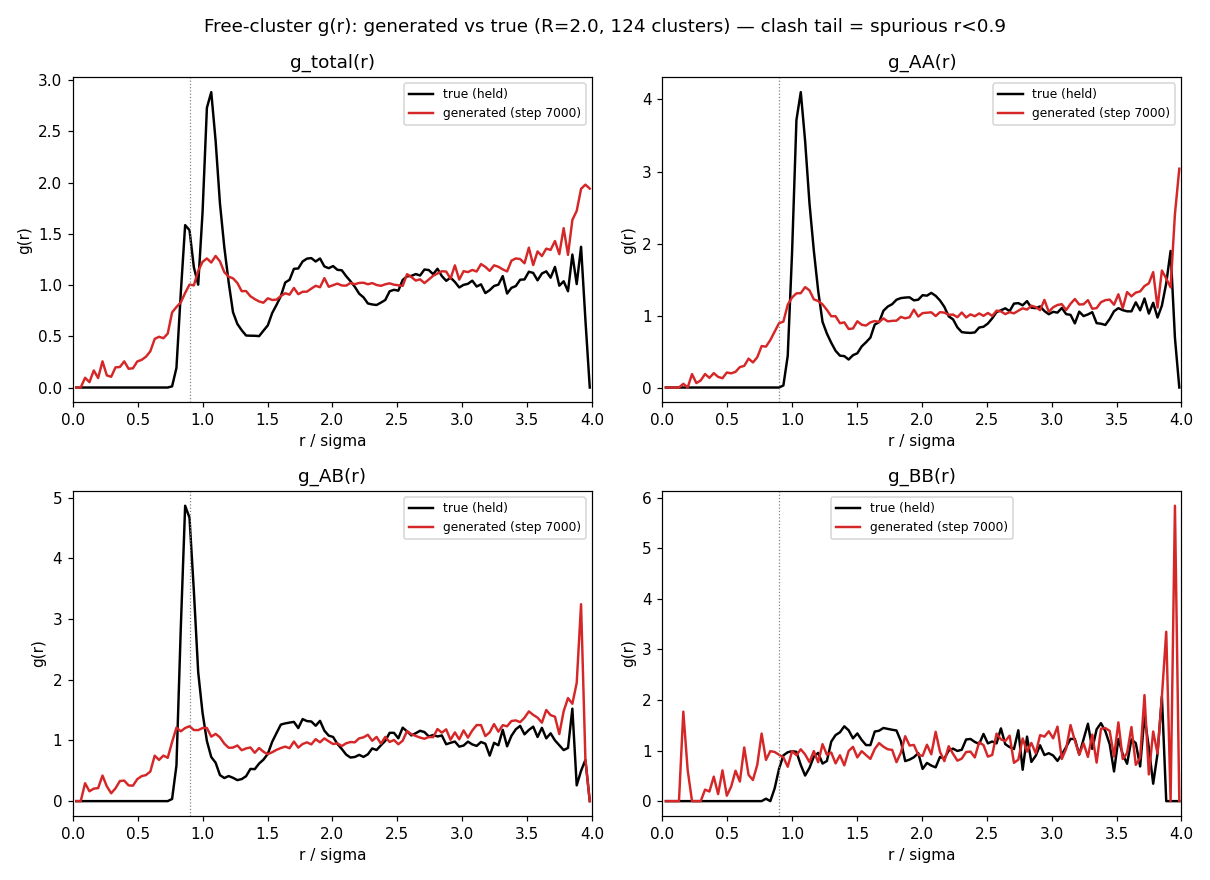

Here is the Python script that generated this plot:
"""g(r) structural comparison: free-cluster generator (FR samples) vs true held clusters.

For each held cluster (radius R), generate one matched cluster (same n_A/n_B) and pool pairwise
distances. Normalize by the exact ball-line-picking reference (distance pdf of two uniform points
in a ball of radius R) so g->1 for a structureless ball. Species-resolved (total, AA, AB, BB).
A clash tail shows as spurious density at r<0.9; real structure = first/second shells.
"""
import shutil, statistics as st
from pathlib import Path
import numpy as np
import torch
import matplotlib
matplotlib.use("Agg")
import matplotlib.pyplot as plt
from liquid_coupling_flow.ka3d_cavity_ar import _mic
from liquid_coupling_flow.ka3d_cavity_carve import carve
from liquid_coupling_flow.ka3d_scaffold_ar import KA3DScaffoldAR

dev = "cuda" if torch.cuda.is_available() else "cpu"
SCR = Path("/tmp/claude-1002/-mnt-ssd-GridTransformer/271167b9-117a-400e-b11f-c2c1bfa0b6df/scratchpad")
SCR.mkdir(parents=True, exist_ok=True)
src = Path("liquid_coupling_flow/artifacts/ka3d_free_scaffold_ar_best.pt")
ckp = SCR / "gr_ckpt.pt"; shutil.copy(src, ckp)          # copy so we don't read a checkpoint mid-save
ck = torch.load(ckp, map_location=dev, weights_only=False)
m = KA3DScaffoldAR().to(dev); m.load_state_dict(ck["state_dict"]); m.eval()
step = ck["step"]; print(f"loaded scaffold ckpt step={step} held_nll(best)={ck.get('best_held_nll'):+.3f}", flush=True)

d = torch.load("liquid_coupling_flow/artifacts/ka3d_dataset_N512_T0.5.pt", map_location=dev, weights_only=False)
X, S, L = d["x"].to(dev).float(), d["s"].to(dev).long(), float(d["L"])
R = 2.0; r_ctx = 2.5; g = torch.Generator(device=dev).manual_seed(11)
empty_x, empty_s = torch.zeros(0, 3, device=dev), torch.zeros(0, dtype=torch.long, device=dev)

true_c, gen_c = [], []
with torch.no_grad():
    for frame in range(900, 1024):
        center = torch.rand(3, generator=g, device=dev) * L
        p = carve(X[frame], S[frame], center, R, L)
        if p["n_in"] < 8:
            continue
        xr = _mic(p["x_in"], center, L); s = p["s_in"]
        nB = int((s == 1).sum()); nA = p["n_in"] - nB
        true_c.append((xr, s))
        gx, gs = m.sample_pair(empty_x, empty_s, nA, nB, R)
        gen_c.append((gx, gs))

n_true_particles = sum(x.shape[0] for x, _ in true_c)
print(f"clusters={len(true_c)} at R={R}; particles/cluster median={st.median([x.shape[0] for x,_ in true_c])}; "
      f"total generated particles={sum(x.shape[0] for x,_ in gen_c)}", flush=True)


def pair_hist(clusters, edges, sa=None, sb=None):
    counts = np.zeros(len(edges) - 1); npair = 0
    for x, s in clusters:
        n = x.shape[0]
        iu = torch.triu_indices(n, n, 1, device=x.device)
        dij = (x[iu[0]] - x[iu[1]]).norm(dim=-1)
        if sa is not None:
            si, sj = s[iu[0]], s[iu[1]]
            mask = ((si == sa) & (sj == sb)) | ((si == sb) & (sj == sa))
            dij = dij[mask]; npair += int(mask.sum())
        else:
            npair += iu.shape[1]
        counts += np.histogram(dij.cpu().numpy(), bins=edges)[0]
    return counts, npair


def ball_pdf(r, R):                                       # distance pdf of two uniform pts in a 3-ball
    s = r / R
    return (3 * s ** 2 / R) * (1.0 - 0.75 * s + s ** 3 / 16.0) * (s <= 2.0)


edges = np.linspace(0.01, 4.0, 120); ctr = 0.5 * (edges[:-1] + edges[1:]); dr = edges[1] - edges[0]
ideal = ball_pdf(ctr, R) * dr                             # per-pair prob mass in each bin

fig, axes = plt.subplots(2, 2, figsize=(11, 8))
for ax, (sa, sb, name) in zip(axes.flat, [(None, None, "total"), (0, 0, "AA"), (0, 1, "AB"), (1, 1, "BB")]):
    for clusters, lab, col in [(true_c, "true (held)", "k"), (gen_c, f"generated (step {step})", "tab:red")]:
        cnt, npair = pair_hist(clusters, edges, sa, sb)
        gr = cnt / np.maximum(npair * ideal, 1e-9)
        ax.plot(ctr, gr, color=col, lw=1.6, label=lab)
    ax.axvline(0.9, color="gray", ls=":", lw=0.8)
    ax.set_title(f"g_{name}(r)"); ax.set_xlabel("r / sigma"); ax.set_ylabel("g(r)")
    ax.set_xlim(0, 4); ax.legend(fontsize=8)
fig.suptitle(f"Free-cluster g(r): generated vs true (R={R}, {len(true_c)} clusters) — clash tail = spurious r<0.9")
fig.tight_layout()
out = Path("reports/logs-2026-07-10/gr_free_cluster.png"); fig.savefig(out, dpi=110)
print(f"saved {out}", flush=True)
